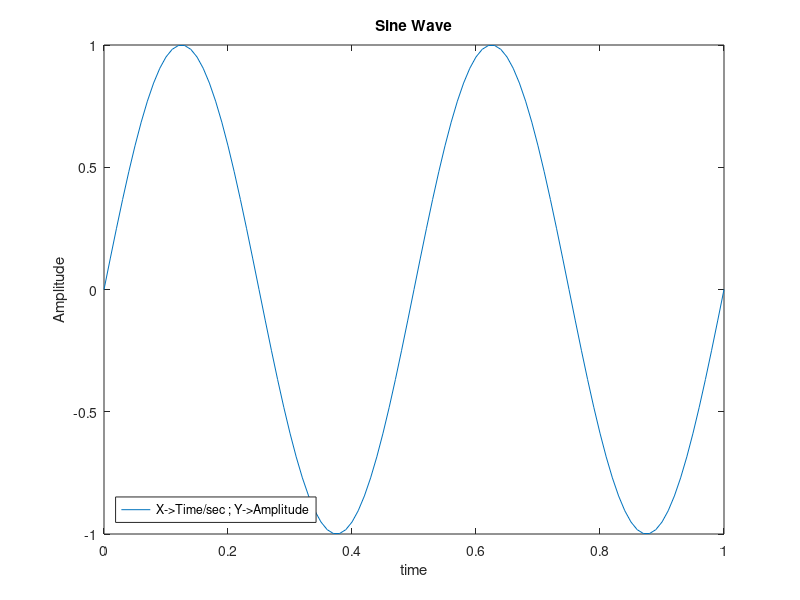

MATLAB code to generate this figure:
time = 0:0.01:1;
frequncy = 2;
x = sin(2*pi*frequncy*time);

plot(time,x);
title('Sine Wave');

legend({'X->Time/sec ; Y->Amplitude'},'location','southwest');
xlabel('time');
ylabel('Amplitude');

